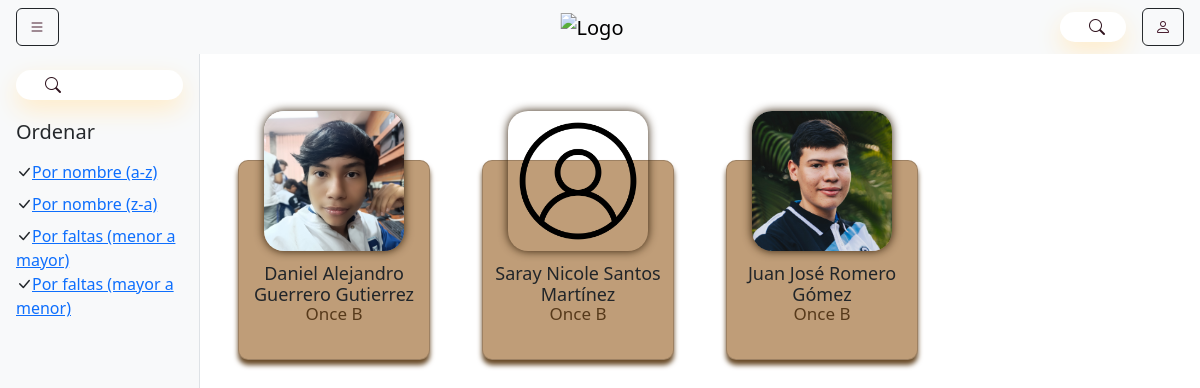
The app's page /buscar/ (signed in) with its own data.
### Modulos/Observador/models.py (models this page shows, shortened)
class Estudiante(models.Model):
    idEstudiante = models.AutoField(primary_key=True)
    tiposDocumentos = [
        ('T.I.', 'Tarjeta de Identidad'),
        ('C.C.', 'Cedula de Ciudadanía'),
        ('C.E.', 'Cedula de Extranjería')
    ]
    tipoDocumento = models.CharField(
        max_length=4, choices=tiposDocumentos, default='T.I.')
    documento = models.CharField(max_length=10, default=0)
    nombre = models.CharField(max_length=100)
    apellido = models.CharField(max_length=100)
    fechaNacimiento = models.DateField(null=True)
    correo = models.EmailField(max_length=100)
    contrasena = models.CharField(max_length=100)
    faltasTipo1 = models.IntegerField(default=0)
    faltasTipo2 = models.IntegerField(default=0)
    faltasTipo3 = models.IntegerField(default=0)
    totalFaltas = models.IntegerField(default=0)
    idColegio = models.ForeignKey(
        Colegio, on_delete=models.CASCADE, related_name="estudiantes", default=1)
    idGrado = models.ForeignKey(
        Grado, on_delete=models.CASCADE, null=True, blank=True, related_name="estudiante")
    imagen_perfil = models.ImageField(
        upload_to='perfiles/', blank=True, null=True)
    class Meta:
        verbose_name = 'Estudiante'

class Grado(models.Model):
    idGrado = models.AutoField(primary_key=True)
    grado = models.CharField(max_length=16, null=True, blank=True)
    ciclo = models.CharField(max_length=7)
    idColegio = models.ForeignKey(
        Colegio, on_delete=models.CASCADE, related_name="grado", default=1)

### Modulos/Usuarios/views.py (the view)
# urls.py: path('buscar/', buscarEstudiantes, name='buscarEstudiantes'),
def buscarEstudiantes(request):
    if not request.session.get('isLogged', False):
        return redirect('login')
    userType = request.session.get('userType', False)
    documentoIniciado = request.session.get('documento', False)
    if (userType == 'estudiante' or userType == 'acudiente'):
        return redirect('observador', documento=documentoIniciado)
    query = request.GET.get('search', '')
    order_by = request.GET.get('order_by', '-totalFaltas')
    estudiantes = Estudiante.objects.all()
    if query:
        estudiantes = estudiantes.filter(
            Q(nombre__icontains=query) | Q(apellido__icontains=query)
        )
    estudiantes = estudiantes.order_by(order_by)
    context = {
        'estudiantes': estudiantes,
        'search_query': query,
        'order_by': order_by,  # Pasar el criterio de ordenamiento al contexto
    }
    return render(request, 'observador/buscarEstudiantes.html', context)

### Modulos/Usuarios/context_processors.py (called while the page is built)
def session_variables(request):
    return {
        'isLogged': request.session.get('isLogged', None),
        'userId': request.session.get('userId', None),
        'userType': request.session.get('userType', None),
        'userNombre': request.session.get('userNombre', None)
    }

### Modulos/Usuarios/templates/observador/buscarEstudiantes.html (shortened to what this page needs)
{% extends 'navSideBar.html' %}
{% block content %}
{% load static %}
<link rel="stylesheet" href="{% static 'css/stylesCarpetas.css' %}">
<div class="container-fluid pt-5 mt-4">
    <div class="row">
        <div class="col-md-2 bg-light p-3 border-end filtrar" id="sidebar" style="height: 100%;">
            <div class="box transition-box" style="margin-bottom: 20px;">
                <form action="{% url 'buscarEstudiantes' %}" method="get" style="display: flex; align-items: center;">
                    <input type="text" name="search" placeholder="Buscar..." required>
                    <button type="submit"
                        style="background: none; border: none; cursor: pointer; color: #2f131e; padding: 0 0 0 5px;">
                        <i class="bi bi-search"></i>
                    </button>
                </form>
            </div>
            <h5 class="mb-3">Ordenar</h5>
            <ul class="list-unstyled">
                <li class="mb-2">
                    <i class="bi bi-check-lg"></i><a href="?order_by=nombre"
                        class="{% if order_by == 'nombre' %}active{% endif %}">Por nombre
                        (a-z)</a>
                </li>
                <li class="mb-2">
                    <i class="bi bi-check-lg"></i><a href="?order_by=-nombre"
                        class="{% if order_by == '-nombre' %}active{% endif %}">Por nombre
                        (z-a)</a>
                </li>
                <li>
                    <i class="bi bi-check-lg"></i><a href="?order_by=totalFaltas"
                        class="{% if order_by == 'total_faltas' %}active{% endif %}">Por
                        faltas (menor
                        a mayor)</a>
                </li>
                <li>
                    <i class="bi bi-check-lg"></i><a href="?order_by=-totalFaltas"
                        class="{% if order_by == '-total_faltas' %}active{% endif %}">Por
                        faltas
                        (mayor a menor)</a>
                </li>
            </ul>
        </div>
        <div class="col-2"></div>
        <div class="col-10">
            <div class="row justify-content-center">
                <div class="row">
                    {% if estudiantes %}
                    {% for estudiante in estudiantes %}
                    <div class="col-xl-3 col-lg-4 col-md-6 col-sm-12 d-flex justify-content-center mb-4">
                        <div class="card">
                            <div class="img-box">
                                {% if estudiante.imagen_perfil %}
                                <img src="{{ estudiante.imagen_perfil.url }}"
                                    alt="Foto de perfil de {{ estudiante.nombre }}" class="img-perfil" height="250px"
                                    style="border-radius: 10%;">
                                {% else %}
                                <img src="{% static 'img/default-profile.png' %}" alt="Imagen por defecto"
                                    class="img-perfil" height="250px">
                                {% endif %}
                            </div>
                            <div class="content">
                                <div class="info">
                                    <h2>{{ estudiante.nombre }} {{ estudiante.apellido }} <span> {{ estudiante.idGrado.grado }}</span></h2>
                                </div>
                            </div>
                        </div>
                    </div>
                    {% endfor %}
                    {% endif %}
                </div>
            </div>
        </div>
    </div>
</div>
{% endblock %}

### observadorVirtual/static/css/stylesHome.css (style rules this page uses)
body { padding-top: 56px; }
.box { height: 30px; display: flex; cursor: pointer; padding: 10px 20px; background: #ffffff; border-radius: 30px; align-items: center; box-shadow: 0 10px 25px #ffecc9; transition: all 0.8s ease; position: relative; }
.box input { width: 0; outline: none; border: none; font-weight: 500; transition: 0.8s; background: transparent; }

### observadorVirtual/static/css/stylesCarpetas.css (style rules this page uses)
.box { height: 30px; display: flex; cursor: pointer; padding: 10px 20px; background: #ffffff; border-radius: 30px; align-items: center; box-shadow: 0 10px 25px #ffecc9; transition: all 0.8s ease; position: relative; }
.box input { width: 0; outline: none; border: none; font-weight: 500; transition: 0.8s; background: transparent; }
.card { width: 200px; height: 200px; background-color: #bf9d78; position: relative; border-radius: 10px; box-shadow: 0 5px 5px #694b28; transition: all .4s; margin: 2rem 0.9rem; }
.img-box { width: 140px; height: 140px; position: absolute; top: -50px; left: 50%; transform: translateX(-50%); border-radius: 20px; box-shadow: 0 0 10px #311e09; overflow: hidden; transition: .4s; }
.img-box img { width: 100%; height: 100%; object-fit: cover; }
.content { width: 100%; height: 100%; display: flex; justify-content: center; align-items: flex-end; overflow: hidden; }
.info { width: 100%; text-align: center; padding: 9px; transition: .4s; transform: translateY(90px); display: flex; flex-direction: column; align-items: center; justify-content: space-between; gap: 0.5rem; }
.info h2 { font-size: 18px; margin: 0; padding-top: 5px; }
.info h2 span { margin-top: -2px; font-size: 17px; color: #573a1b; display: block; }
button { outline: none; border: none; padding: 0.5rem 1.5rem; color: #bf9d78; background-color: #573a1b; font-size: 16px; font-weight: 600; letter-spacing: 1px; border-radius: 10px; }
.filtrar { position: fixed; top: 54px; left: 0; width: 200px; height: calc(100vh - 56px); background-color: #f8f9fa; overflow-y: auto; z-index: 1000; }

### records on screen
Estudiante: imagen_perfil (picture), nombre "Daniel Alejandro", apellido "Guerrero Gutierrez", idGrado.grado "Once B"
Estudiante: nombre "Saray Nicole", apellido "Santos Martínez", idGrado.grado "Once B"
Estudiante: imagen_perfil (picture), nombre "Juan José", apellido "Romero Gómez", idGrado.grado "Once B"
